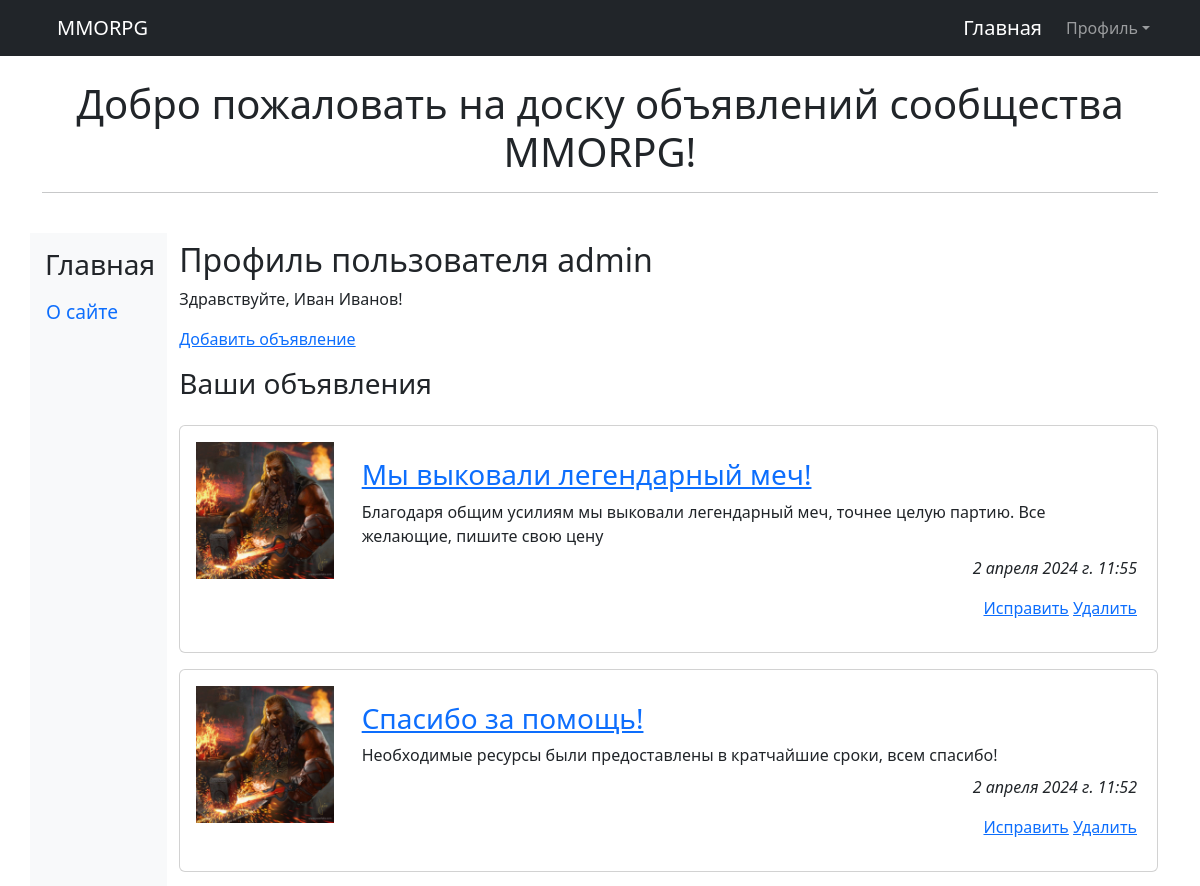
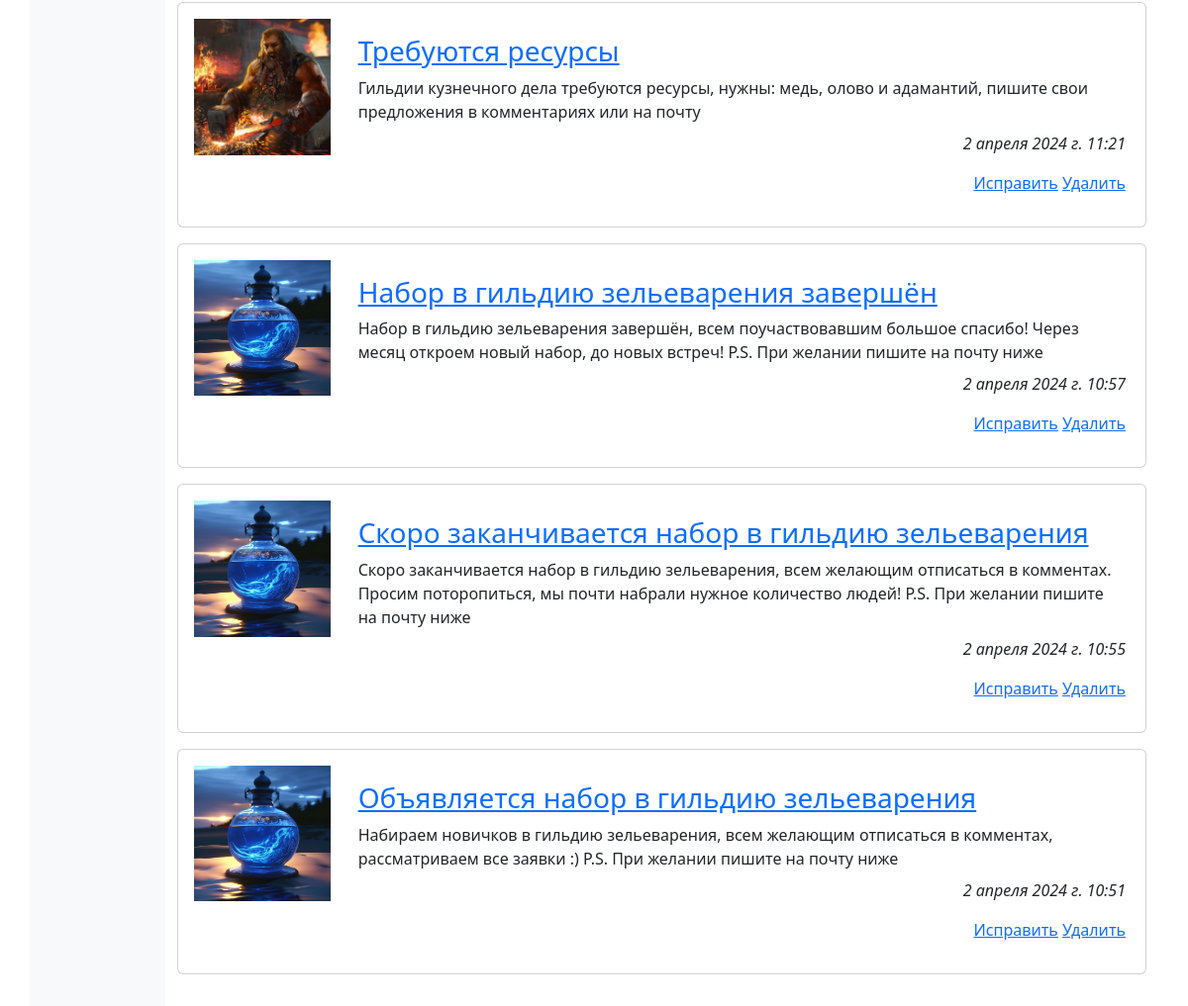
Page /accounts/profile/ (signed in) on the committed database (2 pictures, top to bottom).
### board/models.py (models this page shows, shortened)
class AdvUser(AbstractUser):
    is_activated = models.BooleanField(default=True, db_index=True,
                                       verbose_name='Прошел активацию?')
    send_messages = models.BooleanField(default=True,
                                        verbose_name='Слать оповещения о новых комментариях?')
    class Meta(AbstractUser.Meta):
        pass

class Advert(models.Model):
    category = models.ForeignKey('Category', null=True,
                                 on_delete=models.PROTECT,
                                 verbose_name='Категория')
    title = models.CharField(max_length=100, verbose_name='Заголовок')
    content = models.TextField(verbose_name='Описание')
    contacts = models.TextField(verbose_name='Контакты')
    image = models.ImageField(blank=True, upload_to=get_timestamp_path,
                              verbose_name='Изображение')
    author = models.ForeignKey(AdvUser, default='', on_delete=models.CASCADE,
                               verbose_name='Автор объявления')
    is_active = models.BooleanField(default=True, db_index=True,
                                    verbose_name='Выводить в списке?')
    created_at = models.DateTimeField(auto_now_add=True, db_index=True,
                                      verbose_name='Опубликовано')
    class Meta:
        verbose_name_plural = 'Объявления'
        verbose_name = 'Объявление'
        ordering = ['-created_at']

### board/views.py (the view)
# urls.py: path('accounts/profile/', profile, name='profile'),
@login_required
def profile(request):
    ads = Advert.objects.filter(author=request.user.pk)
    context = {'ads': ads}
    return render(request, 'main/profile.html', context)

### board/templates/main/profile.html (shortened to what this page needs)
{% extends 'layout/basic.html' %}
{% load thumbnail %}
{% load static %}
{% block content %}
<h2>Профиль пользователя {{ user.username }}</h2>
{% if user.first_name and user.last_name %}
<p>Здравствуйте, {{ user.first_name }} {{ user.last_name }}!</p>
{% else %}
<p>Здравствуйте!</p>
{% endif %}
<p><a href="{% url 'board:profile_ad_add' %}">Добавить объявление</a></p>
<h3>Ваши объявления</h3>
<div class="vstack gap-3 mt-4 mb-4">
    {% for ad in ads %}
    <div class="card">
        {% url 'board:profile_ad_detail' pk=ad.pk as url %}
        <div class="row p-3">
            <a class="col-md-2" href="{{ url }}">
                {% if ad.image %}
                <img class="img-fluid" src="{% thumbnail ad.image 'default' %}">
                {% else %}
                <img class="img-fluid" src="{% static 'main/none-img.jpg' %}">
                {% endif %}
            </a>
            <div class="col-md-10 card-body">
                <h3 class="card-title"><a href="{{ url }}">{{ ad.title }}</a></h3>
                <div class="card-text mb-2">{{ ad.content }}</div>
                <p class="card-text text-end fst-italic">{{ ad.created_at }}</p>
                <p class="card-text text-end">
                    <a href="{% url 'board:profile_ad_edit' pk=ad.pk %}">Исправить</a>
                    <a href="{% url 'board:profile_ad_delete' pk=ad.pk %}">Удалить</a>
                </p>
            </div>
        </div>
    </div>
    {% endfor %}
</div>
{% endblock %}

### board/templates/layout/basic.html (shortened to what this page needs)
{% load django_bootstrap5 %}
{% load static %}
<!DOCTYPE html>
<html>
    <head>
        {% bootstrap_css %}
        <link rel="stylesheet" type="text/css"
              href="{% static 'main/style.css' %}">
    </head>
<body>
    <nav class="navbar navbar-expand-lg navbar-dark bg-dark">
        <div class="container">
            <a class="navbar-brand" href="{% url 'board:index' %}">MMORPG</a>
            <div class="collapse navbar-collapse justify-content-end" id="navbarNav">
                <a class="navbar-brand" href="{% url 'board:index' %}">Главная</a>
                <div class="navbar-nav">
                    {% if user.is_authenticated %}
                    <div class="nav-item dropdown">
                        <a class="nav-link dropdown-toggle"
                           data-bs-toggle="dropdown" href="#">Профиль</a>
                    </div>
                    {% else %}
                    <a class="nav-link" href="{% url 'board:register' %}">Регистрация</a>
                    <a class="nav-link" href="{% url 'board:login' %}">Вход</a>
                    {% endif %}
                </div>
            </div>
        </div>
    </nav>
    <div class="container">
    <br>
    <h1 class="text-center">Добро пожаловать на доску объявлений сообщества MMORPG!</h1>
    <hr><br>
        <div class="row">
            <nav class="col-md-auto nav flex-column bg-light">
            <h3><a class="navbar-brand" href="{% url 'board:index' %}">Главная</a></h3>
                <a class="nav-link root" href="{% url 'board:other' page='about' %}">О сайте</a>
            </nav>
            <main class="col py-2">
                {% block content %}
                {% endblock %}
            </main>
        </div>
    </div>
</body>
</html>

### board/static/main/style.css (style rules this page uses)
.root { font-size: larger; }
.bg-light { padding-top: 15px; }
.navbar-brand { padding-left: 15px; }

### rows in the picture
AdvUser: username "admin", first_name "Иван", last_name "Иванов"
Advert: image (picture), title "Мы выковали легендарный меч!", content "Благодаря общим усилиям мы выковали легендарный меч, точнее целую партию. Все желающие, пишите свою цену", created_at "2 апреля 2024 г. 11:55"
Advert: image (picture), title "Спасибо за помощь!", content "Необходимые ресурсы были предоставлены в кратчайшие сроки, всем спасибо!", created_at "2 апреля 2024 г. 11:52"
Advert: image (picture), title "Требуются ресурсы", content "Гильдии кузнечного дела требуются ресурсы, нужны: медь, олово и адамантий, пишите свои предложения в комментариях или на почту", created_at "2 апреля 2024 г. 11:21"
Advert: image (picture), title "Набор в гильдию зельеварения завершён", content "Набор в гильдию зельеварения завершён, всем поучаствовавшим большое спасибо! Через месяц откроем новый набор, до новых встреч! P.S. При желании пишите на почту ниже", created_at "2 апреля 2024 г. 10:57"
Advert: image (picture), title "Скоро заканчивается набор в гильдию зельеварения", content "Скоро заканчивается набор в гильдию зельеварения, всем желающим отписаться в комментах. Просим поторопиться, мы почти набрали нужное количество людей! P.S. При желании пишите на почту ниже", created_at "2 апреля 2024 г. 10:55"
Advert: image (picture), title "Объявляется набор в гильдию зельеварения", content "Набираем новичков в гильдию зельеварения, всем желающим отписаться в комментах, рассматриваем все заявки :) P.S. При желании пишите на почту ниже", created_at "2 апреля 2024 г. 10:51"
